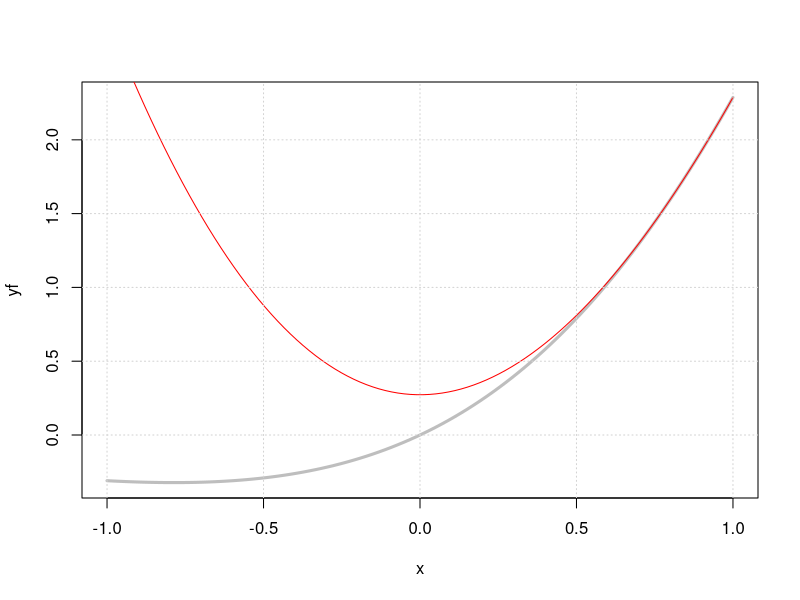

Reproduce this figure in R.
library(pracma)


f <- function(x) exp(x)*sin(x)
p <- taylor(f, 0.999999999, 3)

x <- seq(-1.0, 1.0, length.out=100)
yf <- f(x)
yp <- polyval(p, x)
plot(x, yf, type = "l", col = "gray", lwd = 3)
lines(x, yp, col = "red")
grid()



